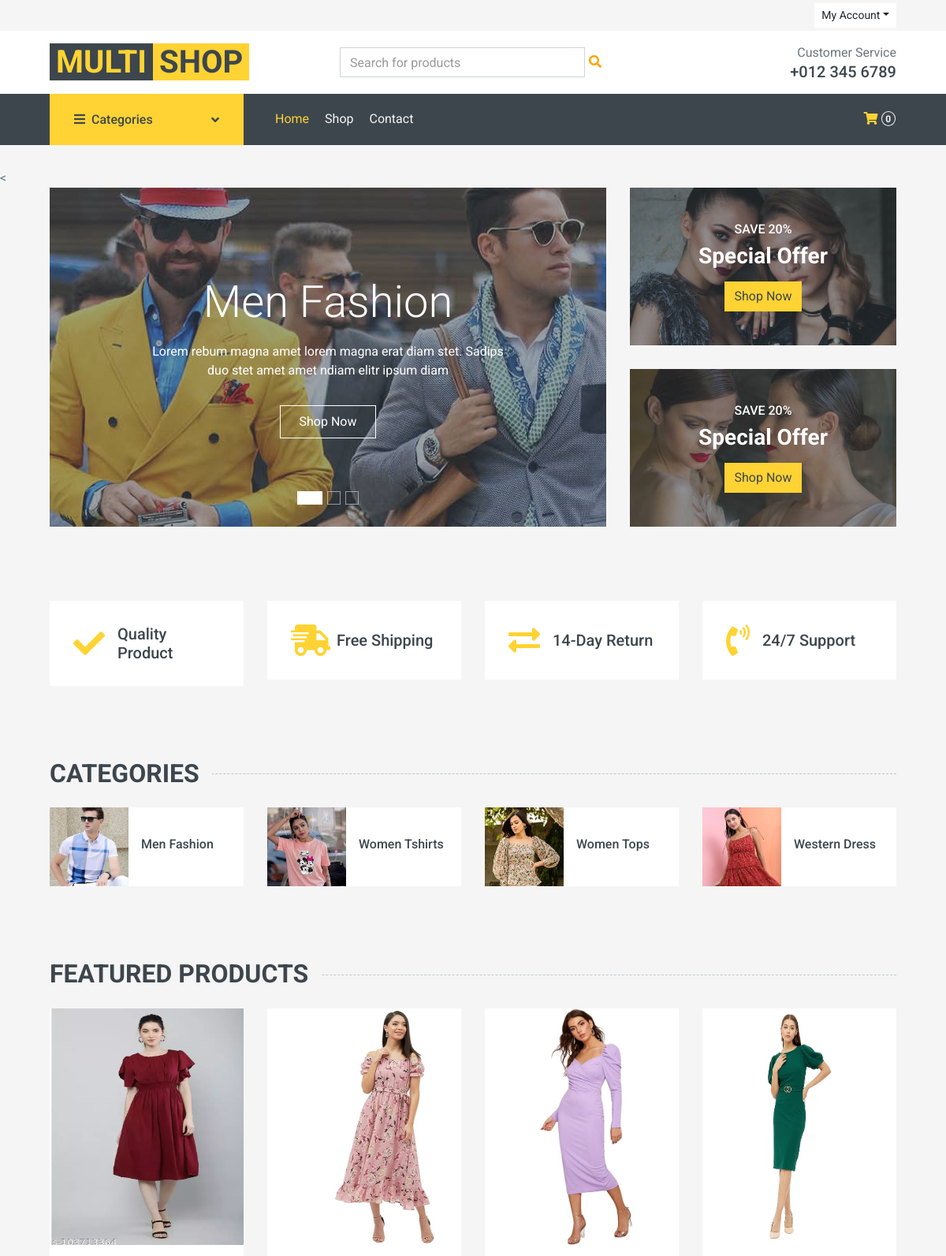
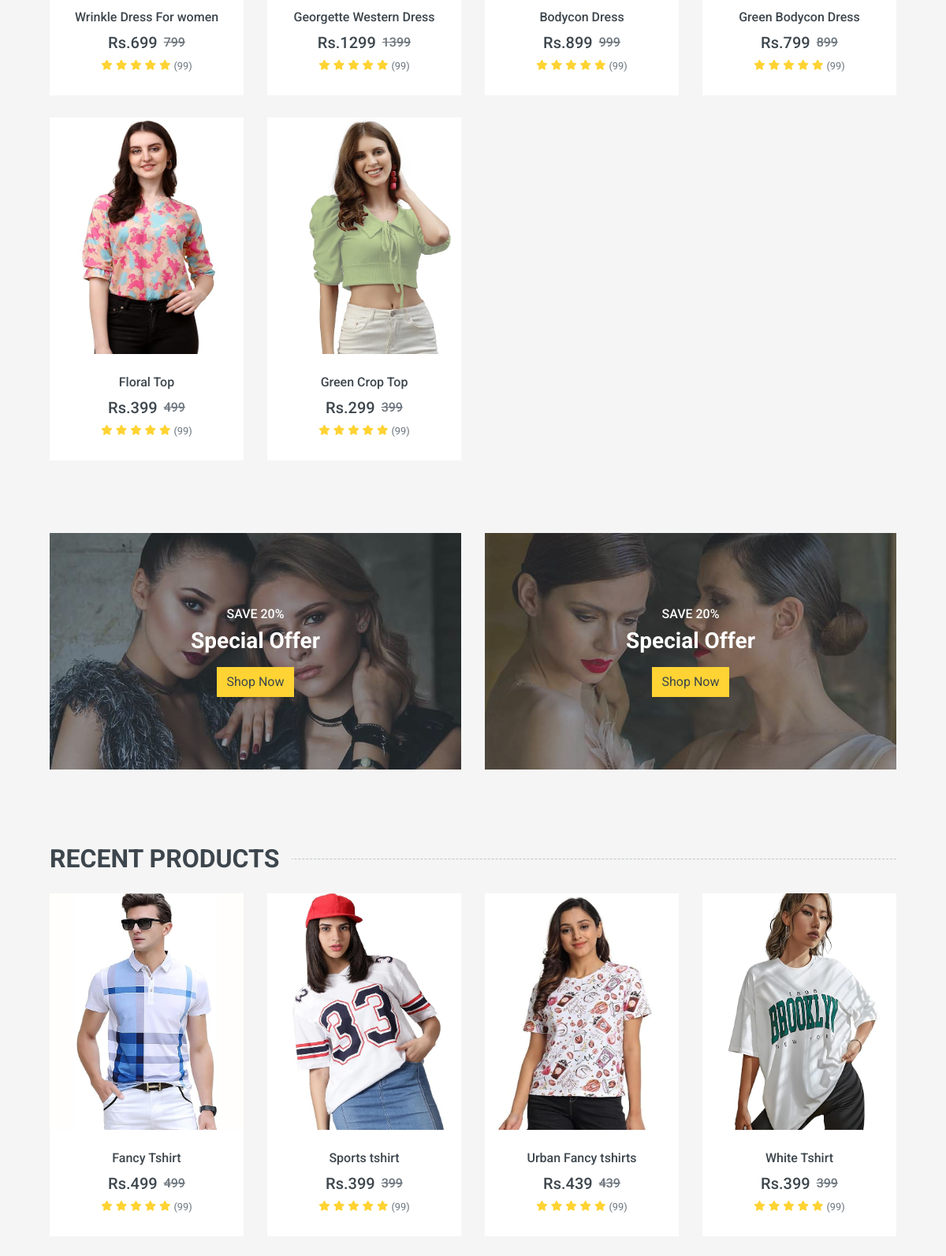
The app's page /multishop-1.0.0/index.php (upper part) with its own data (2 pictures, top to bottom).
### tables this page shows
CREATE TABLE `category` (
  `cid` int(11) NOT NULL,
  `cname` text NOT NULL,
  `img` varchar(256) NOT NULL,
  `quantity` int(11) NOT NULL
);

CREATE TABLE `product` (
  `id` int(11) NOT NULL,
  `img` text NOT NULL,
  `pname` text NOT NULL,
  `price` int(11) NOT NULL,
  `category` text NOT NULL,
  `details` text NOT NULL
);

### multishop-1.0.0/index.php (the view, shortened to what this page needs)
<!DOCTYPE html>
<html lang="en">
<?php
    require("header.php");
?>
<body>
    <
    <div class="container-fluid mb-3">
        <div class="row px-xl-5">
            <div class="col-lg-8">
                <div id="header-carousel" class="carousel slide carousel-fade mb-30 mb-lg-0" data-ride="carousel">
                    <ol class="carousel-indicators">
                        <li data-target="#header-carousel" data-slide-to="0" class="active"></li>
                        <li data-target="#header-carousel" data-slide-to="1"></li>
                        <li data-target="#header-carousel" data-slide-to="2"></li>
                    </ol>
                    <div class="carousel-inner">
                        <div class="carousel-item position-relative active" style="height: 430px;">
                            <img class="position-absolute w-100 h-100" src="img/carousel-1.jpg" style="object-fit: cover;">
                            <div class="carousel-caption d-flex flex-column align-items-center justify-content-center">
                                <div class="p-3" style="max-width: 700px;">
                                    <h1 class="display-4 text-white mb-3 animate__animated animate__fadeInDown">Men Fashion</h1>
                                    <p class="mx-md-5 px-5 animate__animated animate__bounceIn">Lorem rebum magna amet lorem magna erat diam stet. Sadips duo stet amet amet ndiam elitr ipsum diam</p>
                                    <a class="btn btn-outline-light py-2 px-4 mt-3 animate__animated animate__fadeInUp" href="shop.php">Shop Now</a>
                                </div>
                            </div>
                        </div>
                    </div>
                </div>
            </div>
            <div class="col-lg-4">
                <div class="product-offer mb-30" style="height: 200px;">
                    <img class="img-fluid" src="img/offer-1.jpg" alt="">
                    <div class="offer-text">
                        <h6 class="text-white text-uppercase">Save 20%</h6>
                        <h3 class="text-white mb-3">Special Offer</h3>
                        <a href="shop.php" class="btn btn-primary">Shop Now</a>
                    </div>
                </div>
                <div class="product-offer mb-30" style="height: 200px;">
                    <img class="img-fluid" src="img/offer-2.jpg" alt="">
                    <div class="offer-text">
                        <h6 class="text-white text-uppercase">Save 20%</h6>
                        <h3 class="text-white mb-3">Special Offer</h3>
                        <a href="shop.php" class="btn btn-primary">Shop Now</a>
                    </div>
                </div>
            </div>
        </div>
    </div>
    <div class="container-fluid pt-5">
        <div class="row px-xl-5 pb-3">
            <div class="col-lg-3 col-md-6 col-sm-12 pb-1">
                <div class="d-flex align-items-center bg-light mb-4" style="padding: 30px;">
                    <h1 class="fa fa-check text-primary m-0 mr-3"></h1>
                    <h5 class="font-weight-semi-bold m-0">Quality Product</h5>
                </div>
            </div>
            <div class="col-lg-3 col-md-6 col-sm-12 pb-1">
                <div class="d-flex align-items-center bg-light mb-4" style="padding: 30px;">
                    <h1 class="fa fa-shipping-fast text-primary m-0 mr-2"></h1>
                    <h5 class="font-weight-semi-bold m-0">Free Shipping</h5>
                </div>
            </div>
            <div class="col-lg-3 col-md-6 col-sm-12 pb-1">
                <div class="d-flex align-items-center bg-light mb-4" style="padding: 30px;">
                    <h1 class="fas fa-exchange-alt text-primary m-0 mr-3"></h1>
                    <h5 class="font-weight-semi-bold m-0">14-Day Return</h5>
                </div>
            </div>
            <div class="col-lg-3 col-md-6 col-sm-12 pb-1">
                <div class="d-flex align-items-center bg-light mb-4" style="padding: 30px;">
                    <h1 class="fa fa-phone-volume text-primary m-0 mr-3"></h1>
                    <h5 class="font-weight-semi-bold m-0">24/7 Support</h5>
                </div>
            </div>
        </div>
    </div>
    <div class="container-fluid pt-5">
        <h2 class="section-title position-relative text-uppercase mx-xl-5 mb-4"><span class="bg-secondary pr-3">Categories</span></h2>
        <div class="row px-xl-5 pb-3">
                    <?php
                            $con=mysqli_connect("localhost","root","","task");
                            $sql="select * from category";
                            $rs=mysqli_query($con,$sql);
                            while($rw=mysqli_fetch_row($rs))
                            {
                        ?>
            <div class="col-lg-3 col-md-4 col-sm-6 pb-1">
                <a class="text-decoration-none" href='products.php?id=<?php echo $rw[0]?>'>
                    <div class="cat-item d-flex align-items-center mb-4">
                        <div class="overflow-hidden" style="width: 100px; height: 100px;">
                            <img class="img-fluid" src="./backend/template/pages/images/<?php echo $rw[2]?>" alt="">
                        </div>
                        <div class="flex-fill pl-3">
                            <h6><?php echo $rw[1]?></h6>
                        </div>
                    </div>
                </a>
            </div>
            <?php
                }
            ?>
        </div>
    </div>
    <div class="container-fluid pt-5 pb-3">
        <h2 class="section-title position-relative text-uppercase mx-xl-5 mb-4"><span class="bg-secondary pr-3">Featured Products</span></h2>
        <div class="row px-xl-5">
            <?php
                $con=mysqli_connect("localhost","root","","task");
                $sql="select * from product";
                $rs=mysqli_query($con,$sql);
                $j=0;
                while($rw=mysqli_fetch_row($rs))
                {
                    if($j==6)
                    {
                        break;
                    }
            ?>
            <div class="col-lg-3 col-md-4 col-sm-6 pb-1">
                <div class="product-item bg-light mb-4">
                    <div class="product-img position-relative overflow-hidden">
                        <?php
                                $img=$rw[1];
                                $pimg= explode(',', $img);
                                $count=sizeof($pimg);
                                for ($i=0;$i<$count;$i++)
                              {
                                echo "<img class='img-fluid w-100' src='./backend/template/pages/images/$pimg[2]' alt='' style='height:300px; width:300px;'>";
                                  break;
                              }
                            ?>
                    </div>
                    <div class="text-center py-4">
                        <a class="h6 text-decoration-none text-truncate" href="detail.php?id=<?php echo $rw[0]?>"><?php echo $rw[2];?></a>
                        <div class="d-flex align-items-center justify-content-center mt-2">
                            <h5>Rs.<?php echo $rw[3];?></h5><h6 class="text-muted ml-2"><del><?php echo $rw[3]+100;?></del></h6>
                        </div>
                        <div class="d-flex align-items-center justify-content-center mb-1">
                            <small class="fa fa-star text-primary mr-1"></small>
                            <small class="fa fa-star text-primary mr-1"></small>
                            <small class="fa fa-star text-primary mr-1"></small>
                            <small class="fa fa-star text-primary mr-1"></small>
                            <small class="fa fa-star text-primary mr-1"></small>
                            <small>(99)</small>
                        </div>
                    </div>
                </div>
            </div>
            <?php
                $j=$j+1;
            }
         ?>
        </div>
    </div>
    <div class="container-fluid pt-5 pb-3">
        <div class="row px-xl-5">
            <div class="col-md-6">
                <div class="product-offer mb-30" style="height: 300px;">
                    <img class="img-fluid" src="img/offer-1.jpg" alt="">
                    <div class="offer-text">
                        <h6 class="text-white text-uppercase">Save 20%</h6>
                        <h3 class="text-white mb-3">Special Offer</h3>
                        <a href="shop.php" class="btn btn-primary">Shop Now</a>
                    </div>
                </div>
            </div>
            <div class="col-md-6">
                <div class="product-offer mb-30" style="height: 300px;">
                    <img class="img-fluid" src="img/offer-2.jpg" alt="">
                    <div class="offer-text">
                        <h6 class="text-white text-uppercase">Save 20%</h6>
                        <h3 class="text-white mb-3">Special Offer</h3>
                        <a href="shop.php" class="btn btn-primary">Shop Now</a>
                    </div>
                </div>
            </div>
        </div>
    </div>
    <div class="container-fluid pt-5 pb-3">
        <h2 class="section-title position-relative text-uppercase mx-xl-5 mb-4"><span class="bg-secondary pr-3">Recent Products</span></h2>
        <div class="row px-xl-5">
            <?php
                $con=mysqli_connect("localhost","root","","task");
                $sql="select * from product order by id desc";
                $rs=mysqli_query($con,$sql);
                $j=0;
                while($rw=mysqli_fetch_row($rs))
                {
                    if($j==6)
                    {
                        break;
                    }
            ?>
            <div class="col-lg-3 col-md-4 col-sm-6 pb-1">
                <div class="product-item bg-light mb-4">
                    <div class="product-img position-relative overflow-hidden">
                        <?php
                            $img1=$rw[1];
                            $pimg1= explode(',', $img1);
                            $count=sizeof($pimg1);
                            for ($i=0;$i<$count;$i++)
                              {
                                echo "<img class='img-fluid w-100' src='./backend/template/pages/images/$pimg1[2]' alt='' style='height:300px; width:300px;'>";
                                break;
                            }
                        ?>
                    </div>
                    <div class="text-center py-4">
                        <a class="h6 text-decoration-none text-truncate" href="detail.php?id=<?php echo $rw[0]?>"><?php echo $rw[2];?></a>
                        <div class="d-flex align-items-center justify-content-center mt-2">
                            <h5>Rs.<?php echo $rw[3];?></h5><h6 class="text-muted ml-2"><del><?php echo $rw[3];?></del></h6>
                        </div>
                        <div class="d-flex align-items-center justify-content-center mb-1">
                            <small class="fa fa-star text-primary mr-1"></small>
                            <small class="fa fa-star text-primary mr-1"></small>
                            <small class="fa fa-star text-primary mr-1"></small>
                            <small class="fa fa-star text-primary mr-1"></small>
                            <small class="fa fa-star text-primary mr-1"></small>
                            <small>(99)</small>
                        </div>
                    </div>
                </div>
            </div>
            <?php
                $j=$j+1;
            }
        ?>
        </div>
    </div>
    <?php
    require("footer.php");
    ?>
</body>
</html>

### records on screen
category: img (picture), cname "Men Fashion"
category: img (picture), cname "Women Tshirts"
category: img (picture), cname "Women Tops"
category: img (picture), cname "Western Dress"
product: shows a picture, pname "Wrinkle Dress For women", price "699", $rw[3]+100 "799"
product: shows a picture, pname "Georgette Western Dress", price "1299", $rw[3]+100 "1399"
product: shows a picture, pname "Bodycon Dress", price "899", $rw[3]+100 "999"
product: shows a picture, pname "Green Bodycon Dress", price "799", $rw[3]+100 "899"
product: shows a picture, pname "Floral Top", price "399", $rw[3]+100 "499"
product: shows a picture, pname "Green Crop Top", price "299", $rw[3]+100 "399"
product: shows a picture, pname "Fancy Tshirt", price "499"
product: shows a picture, pname "Sports tshirt", price "399"
product: shows a picture, pname "Urban Fancy tshirts", price "439"
product: shows a picture, pname "White Tshirt", price "399"

### other values on screen
$c "0"
